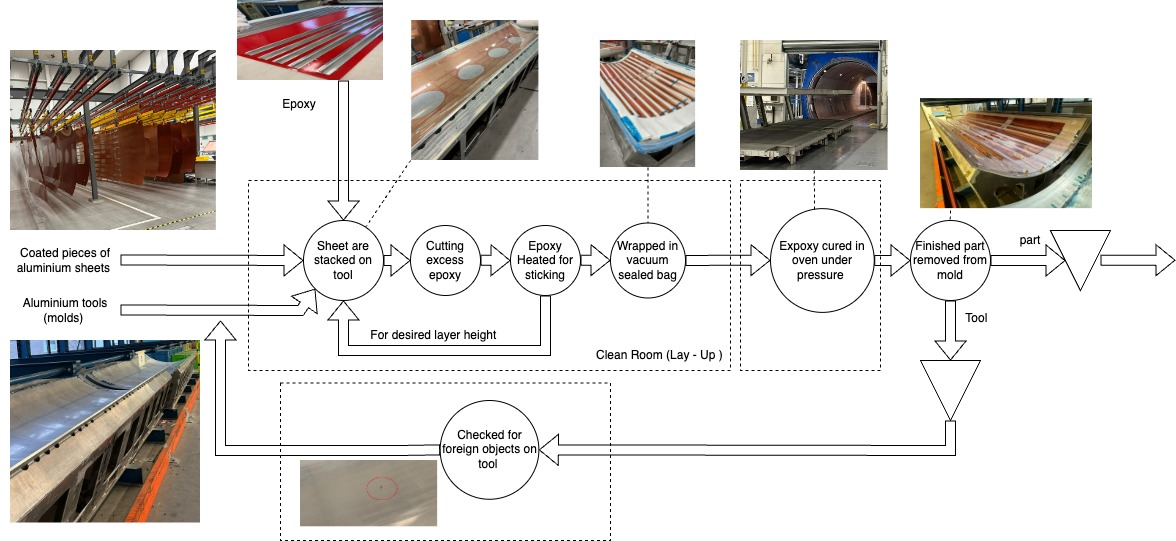
#> input picture drawio/IODriagram.jpg, 1176 x 541 px, given in place of image1.png, which was not available
$ python stitcher.py
#> lines starting #> are read from the running program, lines starting #| are printed output that depends on the picture; pictures that were not available may be replaced by others from this repository, and a replacement may not be noted
import cv2
import numpy as np
image1_path = "/image.png"
image2_path = "/image2.png"

def stitch_images(image1_path, image2_path, direction='horizontal', output_path=None):
    """
    Stitch two images edge-to-edge.

    Args:
        image1_path (str): Path to the first image.
        image2_path (str): Path to the second image.
        direction (str): 'horizontal' for side-by-side, 'vertical' for top-to-bottom.
        output_path (str): Path to save the output image (optional).

    Returns:
        np.ndarray: The stitched image.
    """
#> called with image1_path = 'image1.png', image2_path = 'image2.png', direction = 'horizontal', output_path = 'stitched_output.jpg'
    # Load the images
    img1 = cv2.imread(image1_path)
#> img1 is the input picture: shape (541, 1176, 3); mean B, G, R 209.8, 213.1, 216.6
    img2 = cv2.imread(image2_path)
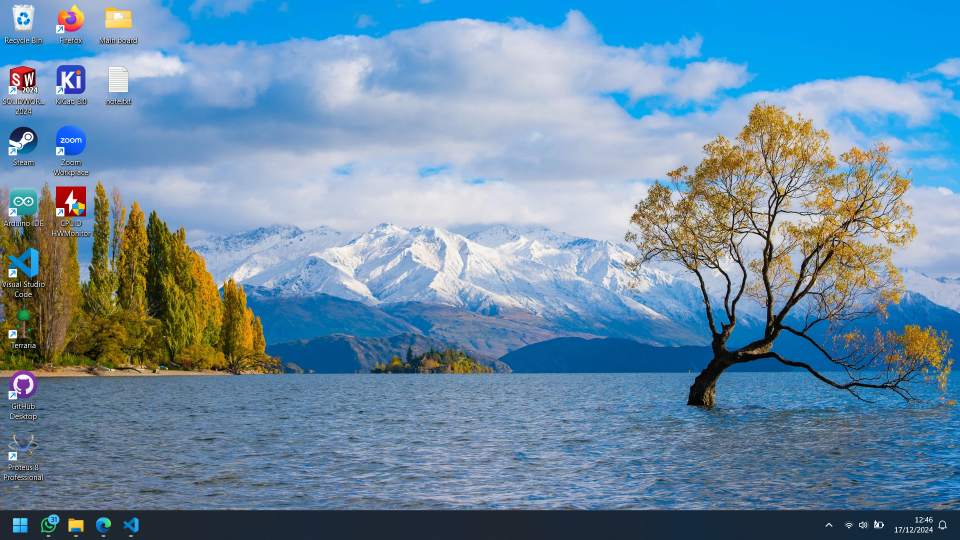
#> input picture vision/edge follower/image_stitching/image2.png, 1920 x 1080 px (shown at 1/2 size)
#> img2 is the input picture: shape (1080, 1920, 3); mean B, G, R 165.2, 140.5, 107

    # Resize images to match dimensions
    if direction == 'horizontal':
        # Match heights
        height = min(img1.shape[0], img2.shape[0])
#> height = 541
        img1 = cv2.resize(img1, (int(img1.shape[1] * height / img1.shape[0]), height))
        img2 = cv2.resize(img2, (int(img2.shape[1] * height / img2.shape[0]), height))
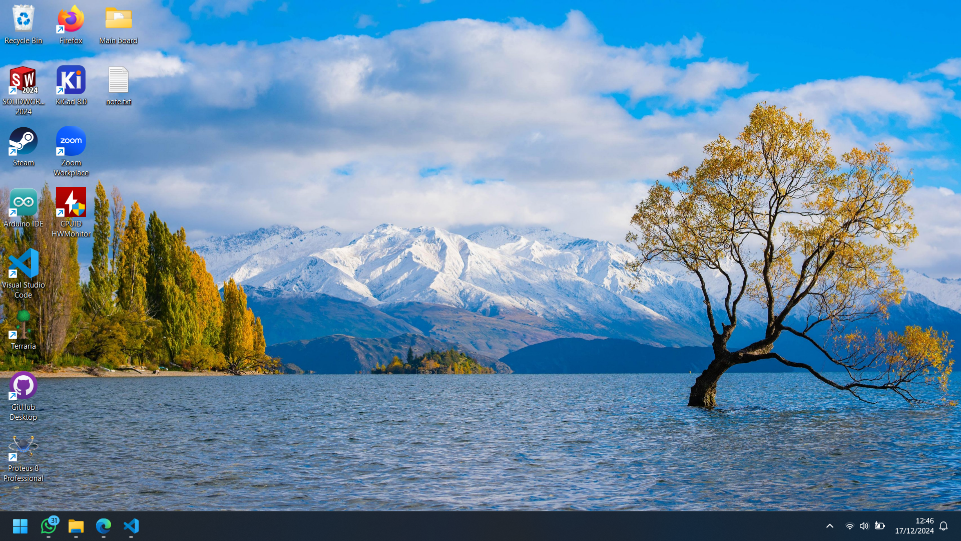
#> img2: shape (541, 961, 3); mean B, G, R 165.1, 140.3, 106.9
        # Concatenate horizontally
        stitched = np.hstack((img1, img2))
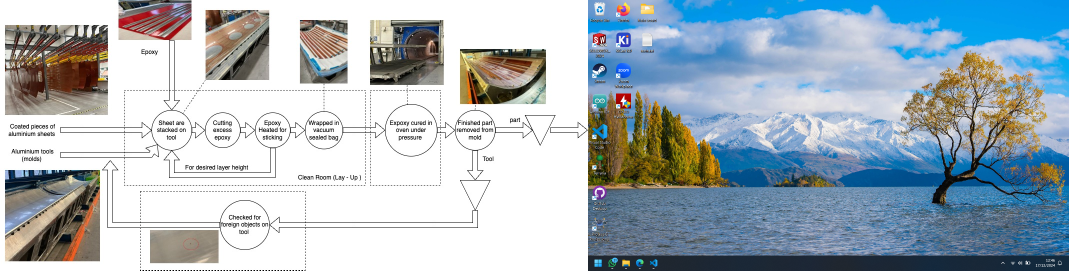
#> stitched: shape (541, 2137, 3) (shown at 1/2 size); mean B, G, R 189.7, 180.4, 167.3
    elif direction == 'vertical':
        # Match widths
        width = min(img1.shape[1], img2.shape[1])
        img1 = cv2.resize(img1, (width, int(img1.shape[0] * width / img1.shape[1])))
        img2 = cv2.resize(img2, (width, int(img2.shape[0] * width / img2.shape[1])))
        # Concatenate vertically
        stitched = np.vstack((img1, img2))
    else:
        raise ValueError("Direction must be 'horizontal' or 'vertical'")

    # Save output if specified
    if output_path:
        cv2.imwrite(output_path, stitched)

    return stitched

# Example Usage
if __name__ == "__main__":
    stitched_image = stitch_images("image1.png", "image2.png", direction='horizontal', output_path="stitched_output.jpg")
    cv2.imshow("Stitched Image", stitched_image)
    cv2.waitKey(0)
    cv2.destroyAllWindows()
